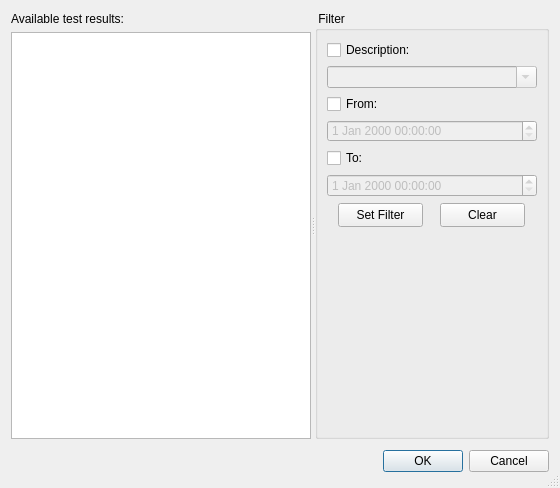
<?xml version="1.0" encoding="UTF-8"?>
<ui version="4.0">
 <class>RunHeadersDialog</class>
 <widget class="QDialog" name="RunHeadersDialog">
  <property name="windowModality">
   <enum>Qt::ApplicationModal</enum>
  </property>
  <property name="geometry">
   <rect>
    <x>0</x>
    <y>0</y>
    <width>560</width>
    <height>488</height>
   </rect>
  </property>
  <property name="windowTitle">
   <string>Runs</string>
  </property>
  <property name="sizeGripEnabled">
   <bool>true</bool>
  </property>
  <property name="modal">
   <bool>true</bool>
  </property>
  <layout class="QVBoxLayout" name="verticalLayout_2">
   <item>
    <widget class="QSplitter" name="splitter_2">
     <property name="orientation">
      <enum>Qt::Horizontal</enum>
     </property>
     <widget class="QWidget" name="runDescriptions" native="true">
      <property name="sizePolicy">
       <sizepolicy hsizetype="Expanding" vsizetype="Expanding">
        <horstretch>0</horstretch>
        <verstretch>0</verstretch>
       </sizepolicy>
      </property>
      <layout class="QVBoxLayout" name="verticalLayout">
       <property name="leftMargin">
        <number>0</number>
       </property>
       <property name="topMargin">
        <number>0</number>
       </property>
       <property name="rightMargin">
        <number>0</number>
       </property>
       <property name="bottomMargin">
        <number>0</number>
       </property>
       <item>
        <widget class="QLabel" name="availableResultsLabel">
         <property name="sizePolicy">
          <sizepolicy hsizetype="Expanding" vsizetype="Fixed">
           <horstretch>0</horstretch>
           <verstretch>0</verstretch>
          </sizepolicy>
         </property>
         <property name="minimumSize">
          <size>
           <width>0</width>
           <height>15</height>
          </size>
         </property>
         <property name="maximumSize">
          <size>
           <width>16777215</width>
           <height>15</height>
          </size>
         </property>
         <property name="text">
          <string>Available test results:</string>
         </property>
        </widget>
       </item>
       <item>
        <widget class="QTableView" name="runDescriptionTable">
         <property name="editTriggers">
          <set>QAbstractItemView::NoEditTriggers</set>
         </property>
         <property name="tabKeyNavigation">
          <bool>false</bool>
         </property>
         <property name="showDropIndicator" stdset="0">
          <bool>false</bool>
         </property>
         <property name="dragDropOverwriteMode">
          <bool>false</bool>
         </property>
         <property name="selectionMode">
          <enum>QAbstractItemView::NoSelection</enum>
         </property>
        </widget>
       </item>
      </layout>
     </widget>
     <widget class="QGroupBox" name="filterGroup">
      <property name="sizePolicy">
       <sizepolicy hsizetype="Fixed" vsizetype="Expanding">
        <horstretch>0</horstretch>
        <verstretch>0</verstretch>
       </sizepolicy>
      </property>
      <property name="title">
       <string> Filter </string>
      </property>
      <layout class="QVBoxLayout" name="verticalLayout_3">
       <item>
        <widget class="QCheckBox" name="descriptionCheckBox">
         <property name="sizePolicy">
          <sizepolicy hsizetype="Expanding" vsizetype="Fixed">
           <horstretch>0</horstretch>
           <verstretch>0</verstretch>
          </sizepolicy>
         </property>
         <property name="minimumSize">
          <size>
           <width>0</width>
           <height>20</height>
          </size>
         </property>
         <property name="maximumSize">
          <size>
           <width>16777215</width>
           <height>20</height>
          </size>
         </property>
         <property name="text">
          <string>Description:</string>
         </property>
        </widget>
       </item>
       <item>
        <widget class="QComboBox" name="descriptionComboBox">
         <property name="enabled">
          <bool>false</bool>
         </property>
         <property name="sizePolicy">
          <sizepolicy hsizetype="Expanding" vsizetype="Fixed">
           <horstretch>0</horstretch>
           <verstretch>0</verstretch>
          </sizepolicy>
         </property>
         <property name="minimumSize">
          <size>
           <width>0</width>
           <height>22</height>
          </size>
         </property>
         <property name="maximumSize">
          <size>
           <width>16777215</width>
           <height>22</height>
          </size>
         </property>
         <property name="editable">
          <bool>true</bool>
         </property>
        </widget>
       </item>
       <item>
        <widget class="QCheckBox" name="fromCheckBox">
         <property name="sizePolicy">
          <sizepolicy hsizetype="Expanding" vsizetype="Fixed">
           <horstretch>0</horstretch>
           <verstretch>0</verstretch>
          </sizepolicy>
         </property>
         <property name="minimumSize">
          <size>
           <width>0</width>
           <height>20</height>
          </size>
         </property>
         <property name="maximumSize">
          <size>
           <width>16777215</width>
           <height>20</height>
          </size>
         </property>
         <property name="text">
          <string>From:</string>
         </property>
        </widget>
       </item>
       <item>
        <widget class="QDateTimeEdit" name="fromDateTimeEdit">
         <property name="enabled">
          <bool>false</bool>
         </property>
         <property name="sizePolicy">
          <sizepolicy hsizetype="Expanding" vsizetype="Fixed">
           <horstretch>0</horstretch>
           <verstretch>0</verstretch>
          </sizepolicy>
         </property>
         <property name="minimumSize">
          <size>
           <width>0</width>
           <height>22</height>
          </size>
         </property>
         <property name="maximumSize">
          <size>
           <width>16777215</width>
           <height>22</height>
          </size>
         </property>
        </widget>
       </item>
       <item>
        <widget class="QCheckBox" name="toCheckBox">
         <property name="sizePolicy">
          <sizepolicy hsizetype="Expanding" vsizetype="Fixed">
           <horstretch>0</horstretch>
           <verstretch>0</verstretch>
          </sizepolicy>
         </property>
         <property name="minimumSize">
          <size>
           <width>0</width>
           <height>20</height>
          </size>
         </property>
         <property name="maximumSize">
          <size>
           <width>16777215</width>
           <height>20</height>
          </size>
         </property>
         <property name="text">
          <string>To:</string>
         </property>
        </widget>
       </item>
       <item>
        <widget class="QDateTimeEdit" name="toDateTimeEdit">
         <property name="enabled">
          <bool>false</bool>
         </property>
         <property name="sizePolicy">
          <sizepolicy hsizetype="Expanding" vsizetype="Fixed">
           <horstretch>0</horstretch>
           <verstretch>22</verstretch>
          </sizepolicy>
         </property>
         <property name="minimumSize">
          <size>
           <width>0</width>
           <height>22</height>
          </size>
         </property>
        </widget>
       </item>
       <item>
        <layout class="QHBoxLayout" name="buttonHorizontalLayout">
         <item>
          <widget class="QPushButton" name="setFilterBtn">
           <property name="sizePolicy">
            <sizepolicy hsizetype="Fixed" vsizetype="Fixed">
             <horstretch>0</horstretch>
             <verstretch>0</verstretch>
            </sizepolicy>
           </property>
           <property name="minimumSize">
            <size>
             <width>85</width>
             <height>24</height>
            </size>
           </property>
           <property name="maximumSize">
            <size>
             <width>85</width>
             <height>24</height>
            </size>
           </property>
           <property name="text">
            <string>Set Filter</string>
           </property>
          </widget>
         </item>
         <item>
          <widget class="QPushButton" name="clearFilterBtn">
           <property name="sizePolicy">
            <sizepolicy hsizetype="Fixed" vsizetype="Fixed">
             <horstretch>0</horstretch>
             <verstretch>0</verstretch>
            </sizepolicy>
           </property>
           <property name="minimumSize">
            <size>
             <width>85</width>
             <height>24</height>
            </size>
           </property>
           <property name="maximumSize">
            <size>
             <width>85</width>
             <height>24</height>
            </size>
           </property>
           <property name="text">
            <string>Clear</string>
           </property>
          </widget>
         </item>
        </layout>
       </item>
       <item>
        <spacer name="filterVerticalSpacer">
         <property name="orientation">
          <enum>Qt::Vertical</enum>
         </property>
         <property name="sizeHint" stdset="0">
          <size>
           <width>20</width>
           <height>155</height>
          </size>
         </property>
        </spacer>
       </item>
      </layout>
     </widget>
    </widget>
   </item>
   <item>
    <widget class="QDialogButtonBox" name="buttonBox">
     <property name="minimumSize">
      <size>
       <width>0</width>
       <height>32</height>
      </size>
     </property>
     <property name="maximumSize">
      <size>
       <width>16777215</width>
       <height>32</height>
      </size>
     </property>
     <property name="orientation">
      <enum>Qt::Horizontal</enum>
     </property>
     <property name="standardButtons">
      <set>QDialogButtonBox::Cancel|QDialogButtonBox::Ok</set>
     </property>
    </widget>
   </item>
  </layout>
 </widget>
 <resources/>
 <connections>
  <connection>
   <sender>buttonBox</sender>
   <signal>accepted()</signal>
   <receiver>RunHeadersDialog</receiver>
   <slot>accept()</slot>
   <hints>
    <hint type="sourcelabel">
     <x>248</x>
     <y>254</y>
    </hint>
    <hint type="destinationlabel">
     <x>157</x>
     <y>274</y>
    </hint>
   </hints>
  </connection>
  <connection>
   <sender>buttonBox</sender>
   <signal>rejected()</signal>
   <receiver>RunHeadersDialog</receiver>
   <slot>reject()</slot>
   <hints>
    <hint type="sourcelabel">
     <x>316</x>
     <y>260</y>
    </hint>
    <hint type="destinationlabel">
     <x>286</x>
     <y>274</y>
    </hint>
   </hints>
  </connection>
 </connections>
</ui>
